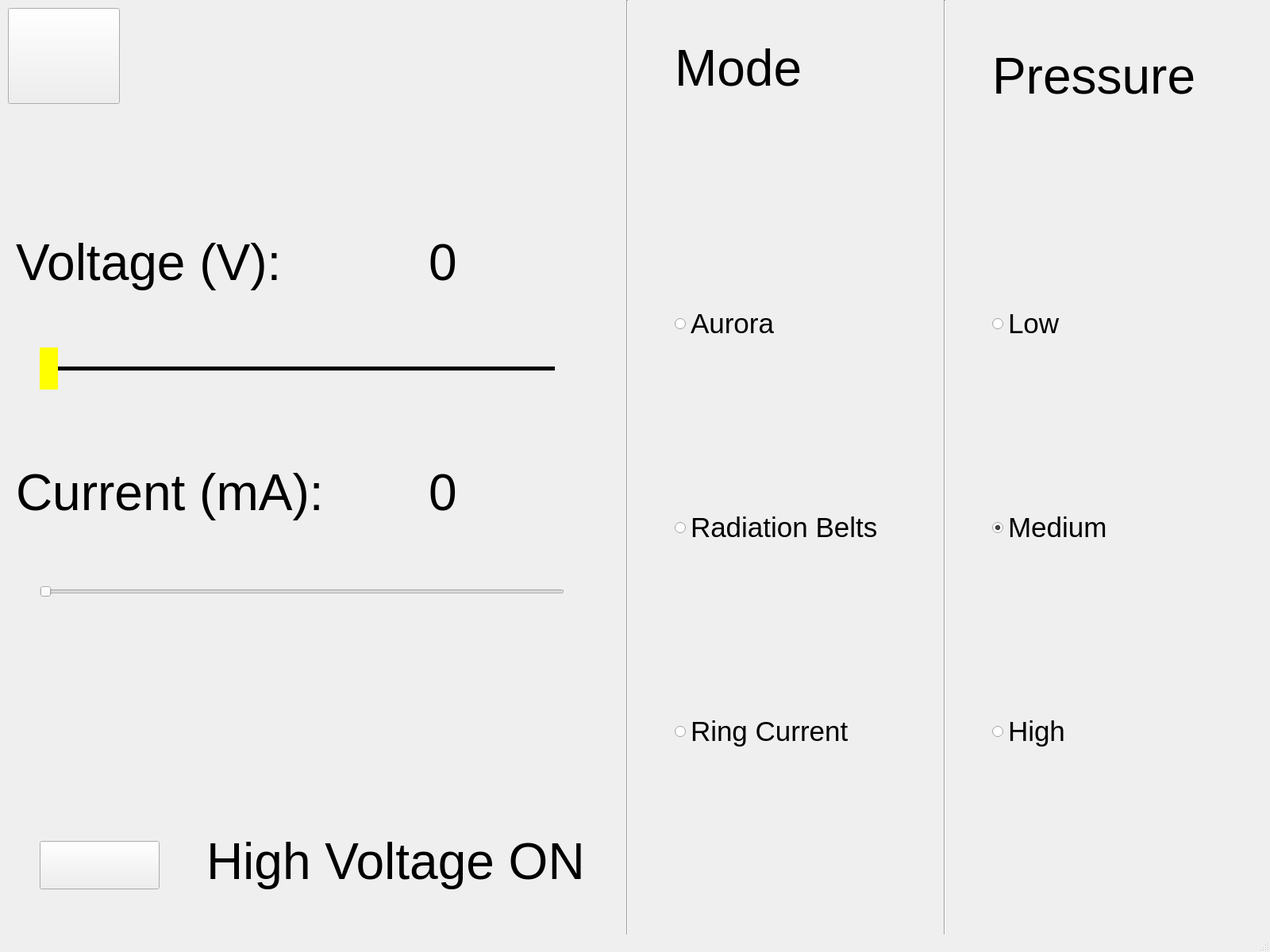
<?xml version="1.0" encoding="UTF-8"?>
<ui version="4.0">
 <class>MainWindow</class>
 <widget class="QMainWindow" name="MainWindow">
  <property name="geometry">
   <rect>
    <x>0</x>
    <y>0</y>
    <width>1600</width>
    <height>1200</height>
   </rect>
  </property>
  <property name="windowTitle">
   <string>Uiowa Planeterella</string>
  </property>
  <widget class="QWidget" name="centralwidget">
   <widget class="QLabel" name="modeLabel">
    <property name="geometry">
     <rect>
      <x>850</x>
      <y>20</y>
      <width>271</width>
      <height>131</height>
     </rect>
    </property>
    <property name="font">
     <font>
      <pointsize>48</pointsize>
     </font>
    </property>
    <property name="text">
     <string>Mode</string>
    </property>
   </widget>
   <widget class="Line" name="line">
    <property name="geometry">
     <rect>
      <x>780</x>
      <y>0</y>
      <width>20</width>
      <height>1211</height>
     </rect>
    </property>
    <property name="orientation">
     <enum>Qt::Vertical</enum>
    </property>
   </widget>
   <widget class="QWidget" name="layoutWidget">
    <property name="geometry">
     <rect>
      <x>1250</x>
      <y>180</y>
      <width>281</width>
      <height>971</height>
     </rect>
    </property>
    <layout class="QVBoxLayout" name="verticalLayout_2">
     <item>
      <widget class="QRadioButton" name="lowButton">
       <property name="font">
        <font>
         <pointsize>26</pointsize>
        </font>
       </property>
       <property name="text">
        <string>Low</string>
       </property>
       <property name="checked">
        <bool>false</bool>
       </property>
      </widget>
     </item>
     <item>
      <widget class="QRadioButton" name="medButton">
       <property name="font">
        <font>
         <pointsize>26</pointsize>
        </font>
       </property>
       <property name="text">
        <string>Medium</string>
       </property>
       <property name="checked">
        <bool>true</bool>
       </property>
      </widget>
     </item>
     <item>
      <widget class="QRadioButton" name="highButton">
       <property name="font">
        <font>
         <pointsize>26</pointsize>
        </font>
       </property>
       <property name="text">
        <string>High</string>
       </property>
      </widget>
     </item>
    </layout>
   </widget>
   <widget class="QLabel" name="pressureLabel">
    <property name="geometry">
     <rect>
      <x>1250</x>
      <y>30</y>
      <width>271</width>
      <height>131</height>
     </rect>
    </property>
    <property name="font">
     <font>
      <pointsize>48</pointsize>
     </font>
    </property>
    <property name="text">
     <string>Pressure</string>
    </property>
   </widget>
   <widget class="Line" name="line_2">
    <property name="geometry">
     <rect>
      <x>1180</x>
      <y>0</y>
      <width>21</width>
      <height>1221</height>
     </rect>
    </property>
    <property name="orientation">
     <enum>Qt::Vertical</enum>
    </property>
   </widget>
   <widget class="QPushButton" name="powerButton">
    <property name="geometry">
     <rect>
      <x>10</x>
      <y>10</y>
      <width>141</width>
      <height>121</height>
     </rect>
    </property>
    <property name="styleSheet">
     <string notr="true">#powerButton{
background-color: transparent;
border-image: url(:/Power/Power.png);
background: none;
broder: none;
background-repeat: none;

}

#powerButton:pressed
{
	border-image: url(:/Power/PowerPressed.png);
}</string>
    </property>
    <property name="text">
     <string notr="true"/>
    </property>
    <property name="iconSize">
     <size>
      <width>90</width>
      <height>90</height>
     </size>
    </property>
   </widget>
   <widget class="QLabel" name="voltageLabelName">
    <property name="geometry">
     <rect>
      <x>20</x>
      <y>280</y>
      <width>441</width>
      <height>101</height>
     </rect>
    </property>
    <property name="font">
     <font>
      <pointsize>48</pointsize>
     </font>
    </property>
    <property name="text">
     <string>Voltage (V):</string>
    </property>
   </widget>
   <widget class="QPushButton" name="hvButton">
    <property name="geometry">
     <rect>
      <x>50</x>
      <y>1060</y>
      <width>151</width>
      <height>61</height>
     </rect>
    </property>
    <property name="text">
     <string/>
    </property>
   </widget>
   <widget class="QLabel" name="hvLabel">
    <property name="geometry">
     <rect>
      <x>260</x>
      <y>1040</y>
      <width>481</width>
      <height>91</height>
     </rect>
    </property>
    <property name="font">
     <font>
      <pointsize>48</pointsize>
     </font>
    </property>
    <property name="text">
     <string>High Voltage ON</string>
    </property>
   </widget>
   <widget class="QLabel" name="voltageLabel">
    <property name="geometry">
     <rect>
      <x>540</x>
      <y>280</y>
      <width>221</width>
      <height>101</height>
     </rect>
    </property>
    <property name="font">
     <font>
      <pointsize>48</pointsize>
     </font>
    </property>
    <property name="text">
     <string>0</string>
    </property>
   </widget>
   <widget class="QLabel" name="currentLabel">
    <property name="geometry">
     <rect>
      <x>540</x>
      <y>570</y>
      <width>201</width>
      <height>101</height>
     </rect>
    </property>
    <property name="font">
     <font>
      <pointsize>48</pointsize>
     </font>
    </property>
    <property name="text">
     <string>0</string>
    </property>
   </widget>
   <widget class="QLabel" name="currentLabelName">
    <property name="geometry">
     <rect>
      <x>20</x>
      <y>570</y>
      <width>501</width>
      <height>101</height>
     </rect>
    </property>
    <property name="font">
     <font>
      <pointsize>48</pointsize>
     </font>
    </property>
    <property name="text">
     <string>Current (mA):</string>
    </property>
   </widget>
   <widget class="QSlider" name="voltageSlider">
    <property name="geometry">
     <rect>
      <x>50</x>
      <y>430</y>
      <width>661</width>
      <height>68</height>
     </rect>
    </property>
    <property name="styleSheet">
     <string notr="true">.QSlider {
    min-height: 68px;
    max-height: 68px;

}

.QSlider::groove:horizontal {
    height: 5px;
    background: #000000;
    margin: 0 12px;
}

.QSlider::handle:horizontal {
	border: #ffff00;
    background: #ffff00;
    width: 23px;
    height: 100px;
    margin: -24px -12px;
}</string>
    </property>
    <property name="orientation">
     <enum>Qt::Horizontal</enum>
    </property>
   </widget>
   <widget class="QSlider" name="currentSlider">
    <property name="geometry">
     <rect>
      <x>50</x>
      <y>710</y>
      <width>661</width>
      <height>71</height>
     </rect>
    </property>
    <property name="orientation">
     <enum>Qt::Horizontal</enum>
    </property>
   </widget>
   <widget class="QWidget" name="layoutWidget">
    <property name="geometry">
     <rect>
      <x>850</x>
      <y>180</y>
      <width>311</width>
      <height>971</height>
     </rect>
    </property>
    <layout class="QVBoxLayout" name="verticalLayout">
     <item>
      <widget class="QRadioButton" name="auroraButton">
       <property name="font">
        <font>
         <pointsize>26</pointsize>
        </font>
       </property>
       <property name="text">
        <string>Aurora</string>
       </property>
      </widget>
     </item>
     <item>
      <widget class="QRadioButton" name="radiationButton">
       <property name="font">
        <font>
         <pointsize>26</pointsize>
        </font>
       </property>
       <property name="text">
        <string>Radiation Belts</string>
       </property>
      </widget>
     </item>
     <item>
      <widget class="QRadioButton" name="ringButton">
       <property name="font">
        <font>
         <pointsize>26</pointsize>
        </font>
       </property>
       <property name="text">
        <string>Ring Current</string>
       </property>
      </widget>
     </item>
    </layout>
   </widget>
  </widget>
  <widget class="QStatusBar" name="statusbar"/>
 </widget>
 <resources>
  <include location="icons.qrc"/>
 </resources>
 <connections/>
</ui>
